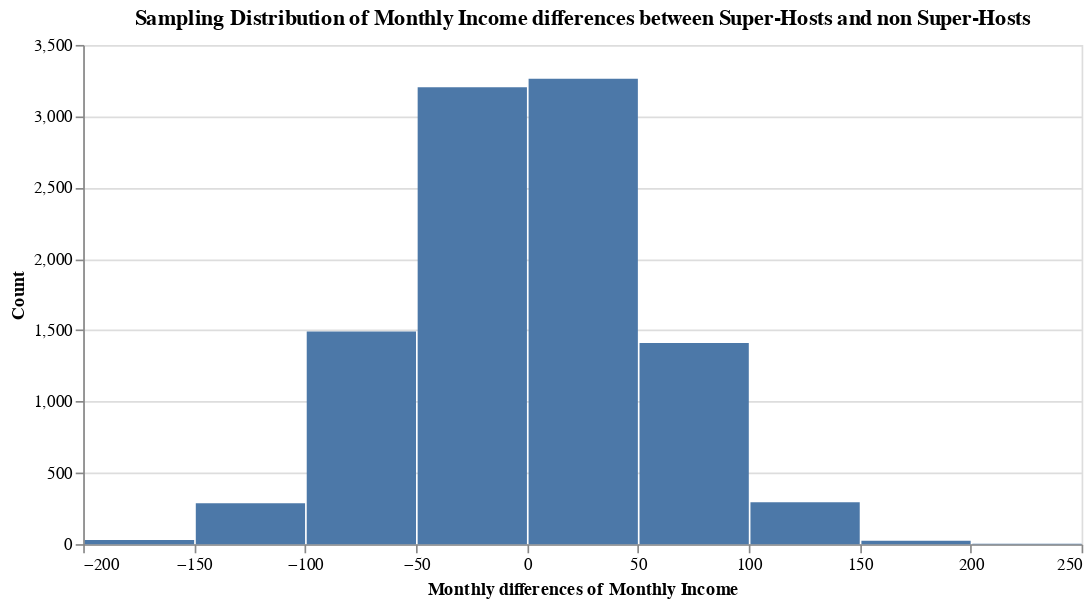

Notebook code cell kept with this figure:
### Code cell
%%time
output = perform_permutation_test(resampled_df[resampled_df.host_is_superhost==True].income_per_month , resampled_df[resampled_df.host_is_superhost==False].income_per_month, x_axis_title='Monthly Income', chart_title='Monthly Income differences between Super-Hosts and non Super-Hosts')
output[1]

### Figure 1 — Vega-Lite specification as saved in the notebook (floating-point values rounded to 4 significant figures; data arrays with more than 128 entries replaced by an {"elided": "..."} marker saying what was removed)
{"config": {"view": {"continuousWidth": 400, "continuousHeight": 300}}, "data": {"name": "data-40286c94074e08128ea81893fc68aa17"}, "mark": "bar", "encoding": {"x": {"type": "quantitative", "bin": {"maxbins": 15}, "field": "Diffs", "title": "Monthly differences of Monthly Income"}, "y": {"type": "quantitative", "aggregate": "count", "title": "Count"}}, "title": "Sampling Distribution of Monthly Income differences between Super-Hosts and non Super-Hosts", "width": 600, "$schema": "https://vega.github.io/schema/vega-lite/v4.8.1.json", "datasets": {"data-40286c94074e08128ea81893fc68aa17": {"elided": "10000 records"}}}
